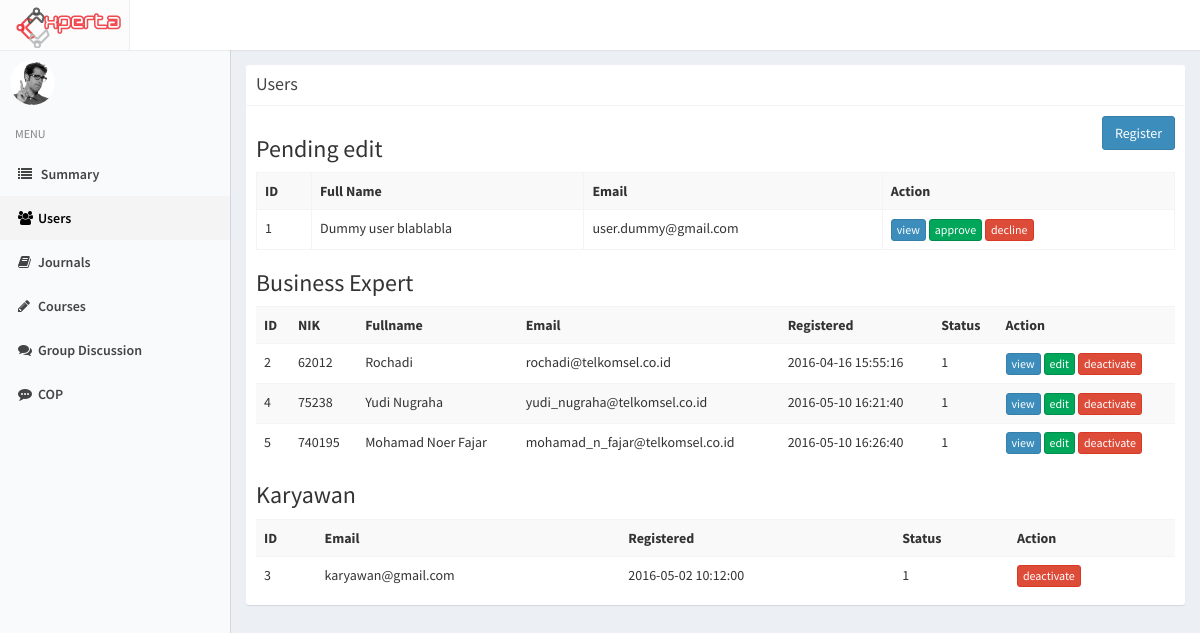
Page /index.php/admin/user on the earlier database version.
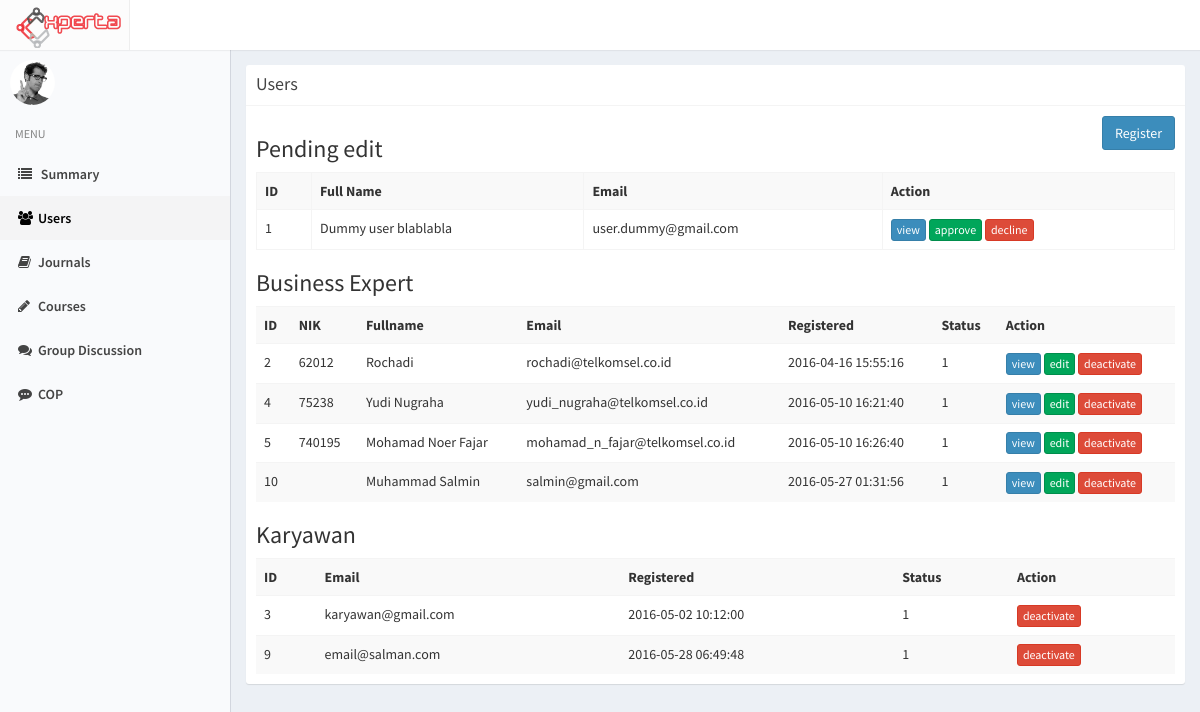
Same page on the later database version.
### tables this page shows
CREATE TABLE `profile` (
  `id_profile` int(11) NOT NULL,
  `NIK` varchar(50) NOT NULL,
  `id_user` int(11) NOT NULL,
  `fullname` varchar(255) NOT NULL,
  `birthdate` date DEFAULT NULL,
  `gender` enum('M','F') DEFAULT NULL,
  `id_expert` int(11) DEFAULT NULL,
  `pic` varchar(500) DEFAULT 'default.png',
  `updated_at` timestamp NOT NULL DEFAULT CURRENT_TIMESTAMP ON UPDATE CURRENT_TIMESTAMP,
  `login` int(11) NOT NULL DEFAULT '0'
);

CREATE TABLE `user` (
  `id_user` int(11) NOT NULL,
  `email` varchar(100) NOT NULL,
  `password` varchar(100) NOT NULL,
  `id_level` int(11) NOT NULL,
  `registered_at` timestamp NOT NULL DEFAULT CURRENT_TIMESTAMP ON UPDATE CURRENT_TIMESTAMP,
  `stat` int(11) NOT NULL DEFAULT '1'
);

### application/controllers/Admin.php (called while the page is built, shortened)
<?php
class Admin extends CI_Controller
{
		function __construct(){
			$this->load->model('Admin_model');
		}
		public function user(){
			$data['title'] = "Admin - Users";
			$data['active'][1] = 'active';
			$data['be'] = $this->Admin_model->getbe();
			$data['karyawan'] = $this->Admin_model->getkaryawan();
			$this->load->view('admin/user',$data);
		}
}

### index.php (called while the page is built, shortened)
<?php
require_once BASEPATH.'core/CodeIgniter.php';

### application/models/Admin_model.php (called while the page is built, shortened)
<?php
class Admin_model extends CI_Model
{
	function getbe(){
		return $this->db->query("SELECT fullname, email, stat, user.id_user, nik, registered_at
			FROM user, profile
			WHERE user.id_user = profile.id_user
				AND user.id_level = 2")->result();
	}
	function getkaryawan(){
		return $this->db->query("SELECT email, registered_at, stat, id_user
			FROM user
			WHERE user.id_level = 3")->result();
	}
}

### application/views/admin/user.php (the view)
<?php include 'application/views/header.php' ?>
<?php include 'application/views/sidebar.php' ?>
<div class="content-wrapper">
<section class="content col-md-12">
<div class="box box-solid">
                <div class="box-header with-border">
                  <h3 class="box-title">Users</h3>
                </div>
                <div class="box-body">
                <a class="btn btn-primary pull-right" href="<?php echo site_url('admin/register') ?>">Register</a>
                <h3>Pending edit</h3>
				<table class="table table-striped table-bordered">
                    <tbody>
                    <tr>
                      <th>ID</th>
                      <th>Full Name</th>
                      <th>Email</th>
                      <th>Action</th>
                    </tr>
                    <tr>
                      <td>1</td>
                      <td>Dummy user blablabla</td>
                      <td>user.dummy@gmail.com</td>
                      <td>
                      	<a class="btn btn-xs btn-primary" href="">view</a>
                      	<a class="btn btn-xs btn-success" href="">approve</a>
                      	<a class="btn btn-xs btn-danger" href="">decline</a></td>
                    </tr>
                  </tbody>
                  </table>
			<h3>Business Expert</h3>
				<table class="table table-striped">
                    <tbody><tr>
                      <th>ID</th>
                      <th>NIK</th>
                      <th>Fullname</th>
                      <th>Email</th>
                      <th>Registered</th>
                      <th>Status</th>
                      <th>Action</th>
                    </tr>
                  <?php foreach ($be as $data): ?>
                    <tr>
                      <td><?php echo $data->id_user ?></td>
                      <td><?php echo $data->nik ?></td>
                      <td><?php echo $data->fullname ?></td>
                      <td><?php echo $data->email ?></td>
                      <td><?php echo $data->registered_at ?></td>
                      <td><?php echo $data->stat ?></td>
                      <td>
                        <a class="btn btn-xs btn-primary" href="<?php echo site_url('profile/'.$data->id_user) ?>">view</a>
                        <a class="btn btn-xs btn-success" href="">edit</a>
                        <?php if ($data->stat): ?>
                          <a class="btn btn-xs btn-danger" href="<?php echo site_url('admin/deactivate/'.$data->id_user) ?>">deactivate</a>
                        <?php else: ?>
                          <a class="btn btn-xs btn-success" href="<?php echo site_url('admin/activate/'.$data->id_user) ?>">activate</a>
                        <?php endif ?>
                        </td>
                    </tr>
                  <?php endforeach ?>
                  </tbody>
                  </table>
			<h3>Karyawan</h3>
				<table class="table table-striped">
                    <tbody><tr>
                      <th>ID</th>
                      <th>Email</th>
                      <th>Registered</th>
                      <th>Status</th>
                      <th>Action</th>
                    </tr>
                    <?php foreach ($karyawan as $data): ?>
                      <tr>
                        <td><?php echo $data->id_user ?></td>
                        <td><?php echo $data->email ?></td>
                        <td><?php echo $data->registered_at ?></td>
                        <td><?php echo $data->stat ?></td>
                        <td>
                          <?php if ($data->stat): ?>
                          <a class="btn btn-xs btn-danger" href="<?php echo site_url('admin/deactivate/'.$data->id_user) ?>">deactivate</a>
                        <?php else: ?>
                          <a class="btn btn-xs btn-success" href="<?php echo site_url('admin/activate/'.$data->id_user) ?>">activate</a>
                        <?php endif ?>
                          </td>
                      </tr>
                    <?php endforeach ?>
                  </tbody>
                  </table>
</div>
</div>
</section>
</div>

Differences in the rows shown:
added profile: id_user.id_user "10", fullname "Muhammad Salmin", id_user.email "salmin@gmail.com", id_user.registered_at "2016-05-27 01:31:56", id_user.stat "1"
added user: id_user "9", email "email@salman.com", registered_at "2016-05-28 06:49:48", stat "1"
